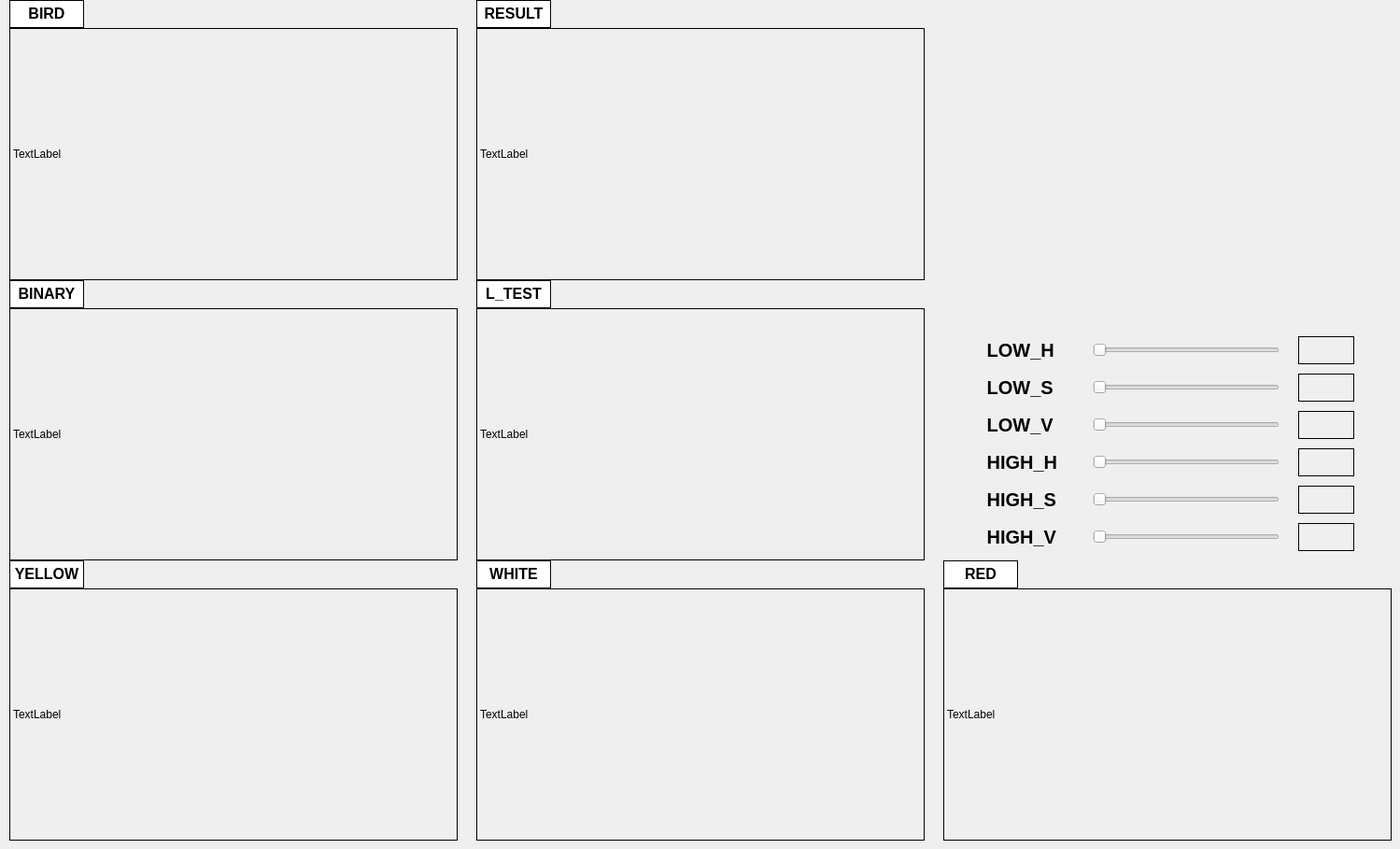
    <widget class="QWidget" name="Line_Test">
     <attribute name="title">
      <string>Line_Test</string>
     </attribute>
     <widget class="QLabel" name="bird">
      <property name="geometry">
       <rect>
        <x>10</x>
        <y>30</y>
        <width>480</width>
        <height>270</height>
       </rect>
      </property>
      <property name="frameShape">
       <enum>QFrame::Box</enum>
      </property>
      <property name="text">
       <string>TextLabel</string>
      </property>
     </widget>
     <widget class="QTextEdit" name="BIRD">
      <property name="geometry">
       <rect>
        <x>10</x>
        <y>0</y>
        <width>80</width>
        <height>30</height>
       </rect>
      </property>
      <property name="frameShape">
       <enum>QFrame::Box</enum>
      </property>
      <property name="frameShadow">
       <enum>QFrame::Plain</enum>
      </property>
      <property name="html">
       <string>&lt;!DOCTYPE HTML PUBLIC &quot;-//W3C//DTD HTML 4.0//EN&quot; &quot;http://www.w3.org/TR/REC-html40/strict.dtd&quot;&gt;
&lt;html&gt;&lt;head&gt;&lt;meta name=&quot;qrichtext&quot; content=&quot;1&quot; /&gt;&lt;style type=&quot;text/css&quot;&gt;
p, li { white-space: pre-wrap; }
&lt;/style&gt;&lt;/head&gt;&lt;body style=&quot; font-family:'Ubuntu'; font-size:11pt; font-weight:400; font-style:normal;&quot;&gt;
&lt;p align=&quot;center&quot; style=&quot; margin-top:0px; margin-bottom:0px; margin-left:0px; margin-right:0px; -qt-block-indent:0; text-indent:0px;&quot;&gt;&lt;span style=&quot; font-size:12pt; font-weight:600;&quot;&gt;BIRD&lt;/span&gt;&lt;/p&gt;&lt;/body&gt;&lt;/html&gt;</string>
      </property>
     </widget>
     <widget class="QTextEdit" name="YELLOW">
      <property name="geometry">
       <rect>
        <x>10</x>
        <y>600</y>
        <width>80</width>
        <height>30</height>
       </rect>
      </property>
      <property name="frameShape">
       <enum>QFrame::Box</enum>
      </property>
      <property name="frameShadow">
       <enum>QFrame::Plain</enum>
      </property>
      <property name="html">
       <string>&lt;!DOCTYPE HTML PUBLIC &quot;-//W3C//DTD HTML 4.0//EN&quot; &quot;http://www.w3.org/TR/REC-html40/strict.dtd&quot;&gt;
&lt;html&gt;&lt;head&gt;&lt;meta name=&quot;qrichtext&quot; content=&quot;1&quot; /&gt;&lt;style type=&quot;text/css&quot;&gt;
p, li { white-space: pre-wrap; }
&lt;/style&gt;&lt;/head&gt;&lt;body style=&quot; font-family:'Ubuntu'; font-size:11pt; font-weight:400; font-style:normal;&quot;&gt;
&lt;p align=&quot;center&quot; style=&quot; margin-top:0px; margin-bottom:0px; margin-left:0px; margin-right:0px; -qt-block-indent:0; text-indent:0px;&quot;&gt;&lt;span style=&quot; font-size:12pt; font-weight:600;&quot;&gt;YELLOW&lt;/span&gt;&lt;/p&gt;&lt;/body&gt;&lt;/html&gt;</string>
      </property>
     </widget>
     <widget class="QLabel" name="binary">
      <property name="geometry">
       <rect>
        <x>10</x>
        <y>330</y>
        <width>480</width>
        <height>270</height>
       </rect>
      </property>
      <property name="frameShape">
       <enum>QFrame::Box</enum>
      </property>
      <property name="text">
       <string>TextLabel</string>
      </property>
     </widget>
     <widget class="QTextEdit" name="BINARY">
      <property name="geometry">
       <rect>
        <x>10</x>
        <y>300</y>
        <width>80</width>
        <height>30</height>
       </rect>
      </property>
      <property name="frameShape">
       <enum>QFrame::Box</enum>
      </property>
      <property name="frameShadow">
       <enum>QFrame::Plain</enum>
      </property>
      <property name="html">
       <string>&lt;!DOCTYPE HTML PUBLIC &quot;-//W3C//DTD HTML 4.0//EN&quot; &quot;http://www.w3.org/TR/REC-html40/strict.dtd&quot;&gt;
&lt;html&gt;&lt;head&gt;&lt;meta name=&quot;qrichtext&quot; content=&quot;1&quot; /&gt;&lt;style type=&quot;text/css&quot;&gt;
p, li { white-space: pre-wrap; }
&lt;/style&gt;&lt;/head&gt;&lt;body style=&quot; font-family:'Ubuntu'; font-size:11pt; font-weight:400; font-style:normal;&quot;&gt;
&lt;p align=&quot;center&quot; style=&quot; margin-top:0px; margin-bottom:0px; margin-left:0px; margin-right:0px; -qt-block-indent:0; text-indent:0px;&quot;&gt;&lt;span style=&quot; font-size:12pt; font-weight:600;&quot;&gt;BINARY&lt;/span&gt;&lt;/p&gt;&lt;/body&gt;&lt;/html&gt;</string>
      </property>
     </widget>
     <widget class="QLabel" name="yellow">
      <property name="geometry">
       <rect>
        <x>10</x>
        <y>630</y>
        <width>480</width>
        <height>270</height>
       </rect>
      </property>
      <property name="frameShape">
       <enum>QFrame::Box</enum>
      </property>
      <property name="text">
       <string>TextLabel</string>
      </property>
     </widget>
     <widget class="QTextEdit" name="WHITE">
      <property name="geometry">
       <rect>
        <x>510</x>
        <y>600</y>
        <width>80</width>
        <height>30</height>
       </rect>
      </property>
      <property name="frameShape">
       <enum>QFrame::Box</enum>
      </property>
      <property name="frameShadow">
       <enum>QFrame::Plain</enum>
      </property>
      <property name="html">
       <string>&lt;!DOCTYPE HTML PUBLIC &quot;-//W3C//DTD HTML 4.0//EN&quot; &quot;http://www.w3.org/TR/REC-html40/strict.dtd&quot;&gt;
&lt;html&gt;&lt;head&gt;&lt;meta name=&quot;qrichtext&quot; content=&quot;1&quot; /&gt;&lt;style type=&quot;text/css&quot;&gt;
p, li { white-space: pre-wrap; }
&lt;/style&gt;&lt;/head&gt;&lt;body style=&quot; font-family:'Ubuntu'; font-size:11pt; font-weight:400; font-style:normal;&quot;&gt;
&lt;p align=&quot;center&quot; style=&quot; margin-top:0px; margin-bottom:0px; margin-left:0px; margin-right:0px; -qt-block-indent:0; text-indent:0px;&quot;&gt;&lt;span style=&quot; font-size:12pt; font-weight:600;&quot;&gt;WHITE&lt;/span&gt;&lt;/p&gt;&lt;/body&gt;&lt;/html&gt;</string>
      </property>
     </widget>
     <widget class="QLabel" name="white">
      <property name="geometry">
       <rect>
        <x>510</x>
        <y>630</y>
        <width>480</width>
        <height>270</height>
       </rect>
      </property>
      <property name="frameShape">
       <enum>QFrame::Box</enum>
      </property>
      <property name="text">
       <string>TextLabel</string>
      </property>
     </widget>
     <widget class="QLabel" name="result">
      <property name="geometry">
       <rect>
        <x>510</x>
        <y>30</y>
        <width>480</width>
        <height>270</height>
       </rect>
      </property>
      <property name="frameShape">
       <enum>QFrame::Box</enum>
      </property>
      <property name="text">
       <string>TextLabel</string>
      </property>
     </widget>
     <widget class="QTextEdit" name="RESULT">
      <property name="geometry">
       <rect>
        <x>510</x>
        <y>0</y>
        <width>80</width>
        <height>30</height>
       </rect>
      </property>
      <property name="frameShape">
       <enum>QFrame::Box</enum>
      </property>
      <property name="frameShadow">
       <enum>QFrame::Plain</enum>
      </property>
      <property name="html">
       <string>&lt;!DOCTYPE HTML PUBLIC &quot;-//W3C//DTD HTML 4.0//EN&quot; &quot;http://www.w3.org/TR/REC-html40/strict.dtd&quot;&gt;
&lt;html&gt;&lt;head&gt;&lt;meta name=&quot;qrichtext&quot; content=&quot;1&quot; /&gt;&lt;style type=&quot;text/css&quot;&gt;
p, li { white-space: pre-wrap; }
&lt;/style&gt;&lt;/head&gt;&lt;body style=&quot; font-family:'Ubuntu'; font-size:11pt; font-weight:400; font-style:normal;&quot;&gt;
&lt;p align=&quot;center&quot; style=&quot; margin-top:0px; margin-bottom:0px; margin-left:0px; margin-right:0px; -qt-block-indent:0; text-indent:0px;&quot;&gt;&lt;span style=&quot; font-size:12pt; font-weight:600;&quot;&gt;RESULT&lt;/span&gt;&lt;/p&gt;&lt;/body&gt;&lt;/html&gt;</string>
      </property>
     </widget>
     <widget class="QLabel" name="label_3">
      <property name="geometry">
       <rect>
        <x>1390</x>
        <y>440</y>
        <width>60</width>
        <height>30</height>
       </rect>
      </property>
      <property name="font">
       <font>
        <pointsize>15</pointsize>
        <weight>75</weight>
        <bold>true</bold>
       </font>
      </property>
      <property name="layoutDirection">
       <enum>Qt::LeftToRight</enum>
      </property>
      <property name="frameShape">
       <enum>QFrame::Box</enum>
      </property>
      <property name="text">
       <string/>
      </property>
     </widget>
     <widget class="QLabel" name="label_5">
      <property name="geometry">
       <rect>
        <x>1390</x>
        <y>520</y>
        <width>60</width>
        <height>30</height>
       </rect>
      </property>
      <property name="font">
       <font>
        <pointsize>15</pointsize>
        <weight>75</weight>
        <bold>true</bold>
       </font>
      </property>
      <property name="layoutDirection">
       <enum>Qt::LeftToRight</enum>
      </property>
      <property name="frameShape">
       <enum>QFrame::Box</enum>
      </property>
      <property name="text">
       <string/>
      </property>
     </widget>
     <widget class="QSlider" name="horizontalSlider_1">
      <property name="geometry">
       <rect>
        <x>1170</x>
        <y>360</y>
        <width>200</width>
        <height>30</height>
       </rect>
      </property>
      <property name="maximum">
       <number>255</number>
      </property>
      <property name="orientation">
       <enum>Qt::Horizontal</enum>
      </property>
     </widget>
     <widget class="QLabel" name="label_1">
      <property name="geometry">
       <rect>
        <x>1390</x>
        <y>360</y>
        <width>60</width>
        <height>30</height>
       </rect>
      </property>
      <property name="font">
       <font>
        <pointsize>15</pointsize>
        <weight>75</weight>
        <bold>true</bold>
       </font>
      </property>
      <property name="layoutDirection">
       <enum>Qt::LeftToRight</enum>
      </property>
      <property name="frameShape">
       <enum>QFrame::Box</enum>
      </property>
      <property name="text">
       <string/>
      </property>
     </widget>
     <widget class="QSlider" name="horizontalSlider_5">
      <property name="geometry">
       <rect>
        <x>1170</x>
        <y>520</y>
        <width>200</width>
        <height>30</height>
       </rect>
      </property>
      <property name="maximum">
       <number>255</number>
      </property>
      <property name="orientation">
       <enum>Qt::Horizontal</enum>
      </property>
     </widget>
     <widget class="QSlider" name="horizontalSlider_2">
      <property name="geometry">
       <rect>
        <x>1170</x>
        <y>400</y>
        <width>200</width>
        <height>30</height>
       </rect>
      </property>
      <property name="maximum">
       <number>255</number>
      </property>
      <property name="orientation">
       <enum>Qt::Horizontal</enum>
      </property>
     </widget>
     <widget class="QSlider" name="horizontalSlider_3">
      <property name="geometry">
       <rect>
        <x>1170</x>
        <y>440</y>
        <width>200</width>
        <height>30</height>
       </rect>
      </property>
      <property name="maximum">
       <number>255</number>
      </property>
      <property name="orientation">
       <enum>Qt::Horizontal</enum>
      </property>
     </widget>
     <widget class="QLabel" name="label_2">
      <property name="geometry">
       <rect>
        <x>1390</x>
        <y>400</y>
        <width>60</width>
        <height>30</height>
       </rect>
      </property>
      <property name="font">
       <font>
        <pointsize>15</pointsize>
        <weight>75</weight>
        <bold>true</bold>
       </font>
      </property>
      <property name="layoutDirection">
       <enum>Qt::LeftToRight</enum>
      </property>
      <property name="frameShape">
       <enum>QFrame::Box</enum>
      </property>
      <property name="text">
       <string/>
      </property>
     </widget>
     <widget class="QLabel" name="label_6">
      <property name="geometry">
       <rect>
        <x>1390</x>
        <y>560</y>
        <width>60</width>
        <height>30</height>
       </rect>
      </property>
      <property name="font">
       <font>
        <pointsize>15</pointsize>
        <weight>75</weight>
        <bold>true</bold>
       </font>
      </property>
      <property name="layoutDirection">
       <enum>Qt::LeftToRight</enum>
      </property>
      <property name="frameShape">
       <enum>QFrame::Box</enum>
      </property>
      <property name="text">
       <string/>
      </property>
     </widget>
     <widget class="QSlider" name="horizontalSlider_6">
      <property name="geometry">
       <rect>
        <x>1170</x>
        <y>560</y>
        <width>200</width>
        <height>30</height>
       </rect>
      </property>
      <property name="maximum">
       <number>255</number>
      </property>
      <property name="orientation">
       <enum>Qt::Horizontal</enum>
      </property>
     </widget>
     <widget class="QLabel" name="label_4">
      <property name="geometry">
       <rect>
        <x>1390</x>
        <y>480</y>
        <width>60</width>
        <height>30</height>
       </rect>
      </property>
      <property name="font">
       <font>
        <pointsize>15</pointsize>
        <weight>75</weight>
        <bold>true</bold>
       </font>
      </property>
      <property name="layoutDirection">
       <enum>Qt::LeftToRight</enum>
      </property>
      <property name="frameShape">
       <enum>QFrame::Box</enum>
      </property>
      <property name="text">
       <string/>
      </property>
     </widget>
     <widget class="QSlider" name="horizontalSlider_4">
      <property name="geometry">
       <rect>
        <x>1170</x>
        <y>480</y>
        <width>200</width>
        <height>30</height>
       </rect>
      </property>
      <property name="maximum">
       <number>255</number>
      </property>
      <property name="orientation">
       <enum>Qt::Horizontal</enum>
      </property>
     </widget>
     <widget class="QLabel" name="red">
      <property name="geometry">
       <rect>
        <x>1010</x>
        <y>630</y>
        <width>480</width>
        <height>270</height>
       </rect>
      </property>
      <property name="frameShape">
       <enum>QFrame::Box</enum>
      </property>
      <property name="text">
       <string>TextLabel</string>
      </property>
     </widget>
     <widget class="QTextEdit" name="RED">
      <property name="geometry">
       <rect>
        <x>1010</x>
        <y>600</y>
        <width>80</width>
        <height>30</height>
       </rect>
      </property>
      <property name="frameShape">
       <enum>QFrame::Box</enum>
      </property>
      <property name="frameShadow">
       <enum>QFrame::Plain</enum>
      </property>
      <property name="html">
       <string>&lt;!DOCTYPE HTML PUBLIC &quot;-//W3C//DTD HTML 4.0//EN&quot; &quot;http://www.w3.org/TR/REC-html40/strict.dtd&quot;&gt;
&lt;html&gt;&lt;head&gt;&lt;meta name=&quot;qrichtext&quot; content=&quot;1&quot; /&gt;&lt;style type=&quot;text/css&quot;&gt;
p, li { white-space: pre-wrap; }
&lt;/style&gt;&lt;/head&gt;&lt;body style=&quot; font-family:'Ubuntu'; font-size:11pt; font-weight:400; font-style:normal;&quot;&gt;
&lt;p align=&quot;center&quot; style=&quot; margin-top:0px; margin-bottom:0px; margin-left:0px; margin-right:0px; -qt-block-indent:0; text-indent:0px;&quot;&gt;&lt;span style=&quot; font-size:12pt; font-weight:600;&quot;&gt;RED&lt;/span&gt;&lt;/p&gt;&lt;/body&gt;&lt;/html&gt;</string>
      </property>
     </widget>
     <widget class="QLabel" name="l_test">
      <property name="geometry">
       <rect>
        <x>510</x>
        <y>330</y>
        <width>480</width>
        <height>270</height>
       </rect>
      </property>
      <property name="frameShape">
       <enum>QFrame::Box</enum>
      </property>
      <property name="text">
       <string>TextLabel</string>
      </property>
     </widget>
     <widget class="QTextEdit" name="L_TEST">
      <property name="geometry">
       <rect>
        <x>510</x>
        <y>300</y>
        <width>80</width>
        <height>30</height>
       </rect>
      </property>
      <property name="frameShape">
       <enum>QFrame::Box</enum>
      </property>
      <property name="frameShadow">
       <enum>QFrame::Plain</enum>
      </property>
      <property name="html">
       <string>&lt;!DOCTYPE HTML PUBLIC &quot;-//W3C//DTD HTML 4.0//EN&quot; &quot;http://www.w3.org/TR/REC-html40/strict.dtd&quot;&gt;
&lt;html&gt;&lt;head&gt;&lt;meta name=&quot;qrichtext&quot; content=&quot;1&quot; /&gt;&lt;style type=&quot;text/css&quot;&gt;
p, li { white-space: pre-wrap; }
&lt;/style&gt;&lt;/head&gt;&lt;body style=&quot; font-family:'Ubuntu'; font-size:11pt; font-weight:400; font-style:normal;&quot;&gt;
&lt;p align=&quot;center&quot; style=&quot; margin-top:0px; margin-bottom:0px; margin-left:0px; margin-right:0px; -qt-block-indent:0; text-indent:0px;&quot;&gt;&lt;span style=&quot; font-size:12pt; font-weight:600;&quot;&gt;L_TEST&lt;/span&gt;&lt;/p&gt;&lt;/body&gt;&lt;/html&gt;</string>
      </property>
     </widget>
     <widget class="QLabel" name="max_h">
      <property name="geometry">
       <rect>
        <x>1040</x>
        <y>360</y>
        <width>100</width>
        <height>30</height>
       </rect>
      </property>
      <property name="font">
       <font>
        <pointsize>15</pointsize>
        <weight>75</weight>
        <bold>true</bold>
       </font>
      </property>
      <property name="layoutDirection">
       <enum>Qt::LeftToRight</enum>
      </property>
      <property name="frameShape">
       <enum>QFrame::NoFrame</enum>
      </property>
      <property name="frameShadow">
       <enum>QFrame::Plain</enum>
      </property>
      <property name="text">
       <string>   LOW_H</string>
      </property>
     </widget>
     <widget class="QLabel" name="max_s">
      <property name="geometry">
       <rect>
        <x>1040</x>
        <y>400</y>
        <width>100</width>
        <height>30</height>
       </rect>
      </property>
      <property name="font">
       <font>
        <pointsize>15</pointsize>
        <weight>75</weight>
        <bold>true</bold>
       </font>
      </property>
      <property name="layoutDirection">
       <enum>Qt::LeftToRight</enum>
      </property>
      <property name="frameShape">
       <enum>QFrame::NoFrame</enum>
      </property>
      <property name="text">
       <string>   LOW_S</string>
      </property>
     </widget>
     <widget class="QLabel" name="max_v">
      <property name="geometry">
       <rect>
        <x>1040</x>
        <y>440</y>
        <width>100</width>
        <height>30</height>
       </rect>
      </property>
      <property name="font">
       <font>
        <pointsize>15</pointsize>
        <weight>75</weight>
        <bold>true</bold>
       </font>
      </property>
      <property name="layoutDirection">
       <enum>Qt::LeftToRight</enum>
      </property>
      <property name="frameShape">
       <enum>QFrame::NoFrame</enum>
      </property>
      <property name="text">
       <string>   LOW_V</string>
      </property>
     </widget>
     <widget class="QLabel" name="min_h">
      <property name="geometry">
       <rect>
        <x>1040</x>
        <y>480</y>
        <width>100</width>
        <height>30</height>
       </rect>
      </property>
      <property name="font">
       <font>
        <pointsize>15</pointsize>
        <weight>75</weight>
        <bold>true</bold>
       </font>
      </property>
      <property name="layoutDirection">
       <enum>Qt::LeftToRight</enum>
      </property>
      <property name="frameShape">
       <enum>QFrame::NoFrame</enum>
      </property>
      <property name="text">
       <string>   HIGH_H</string>
      </property>
     </widget>
     <widget class="QLabel" name="min_s">
      <property name="geometry">
       <rect>
        <x>1040</x>
        <y>520</y>
        <width>100</width>
        <height>30</height>
       </rect>
      </property>
      <property name="font">
       <font>
        <pointsize>15</pointsize>
        <weight>75</weight>
        <bold>true</bold>
       </font>
      </property>
      <property name="layoutDirection">
       <enum>Qt::LeftToRight</enum>
      </property>
      <property name="frameShape">
       <enum>QFrame::NoFrame</enum>
      </property>
      <property name="text">
       <string>   HIGH_S</string>
      </property>
     </widget>
     <widget class="QLabel" name="min_v">
      <property name="geometry">
       <rect>
        <x>1040</x>
        <y>560</y>
        <width>100</width>
        <height>30</height>
       </rect>
      </property>
      <property name="font">
       <font>
        <pointsize>15</pointsize>
        <weight>75</weight>
        <bold>true</bold>
       </font>
      </property>
      <property name="layoutDirection">
       <enum>Qt::LeftToRight</enum>
      </property>
      <property name="frameShape">
       <enum>QFrame::NoFrame</enum>
      </property>
      <property name="text">
       <string>   HIGH_V</string>
      </property>
     </widget>
    </widget>
